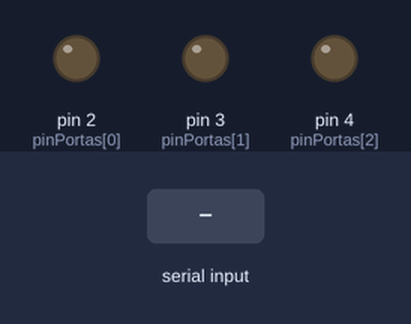
The sketch below on a simulated Arduino Uno, built with avr-gcc and run on an emulated ATmega328P. Parts: output pins drawn as LEDs (lit = HIGH). Inputs (shaded band) come from the test bench. Pins used as bus, display or sensor lines are not drawn.

Above: at 1.2 s.
1.3 s: "90,45\n" received over the second serial link
At 2.5 s:
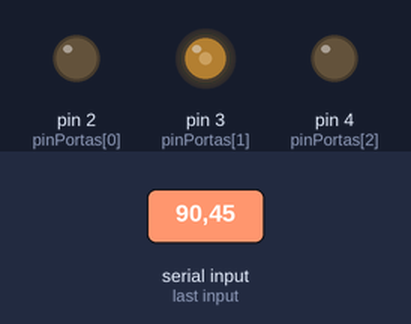
2.8 s: "30,150\n" received over the second serial link
At 3.7 s:
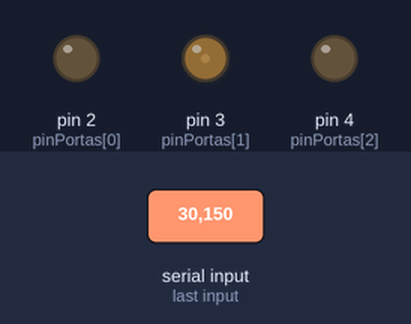
Timing chart, 0 to 5.8 s (numbered marks = the images above; inputs shaded):
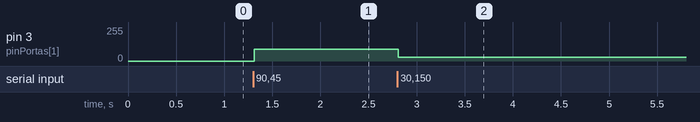

The sketch:

bt_rgb.ino
```cpp
#include <SoftwareSerial.h>

SoftwareSerial serial1(10, 11); // RX, TX

int pinPortas[3] = {2, 3, 4}, porta, byteRecebido;

void setup() {
  serial1.begin(9600);
  Serial.begin(9600);

  for (int nP = 0; nP < 3; nP++) {
    pinMode(pinPortas[nP], OUTPUT);
    byte byteEnviar = nP + 1;
    byteEnviar = bitSet(bitSet(byteEnviar, 6), 5);
    serial1.println(byteEnviar);
  }
}

void loop() {
  if (serial1.available()) {
    int byteRecebido = serial1.parseInt();
    porta = int(serial1.read() - 65);
    analogWrite(pinPortas[porta], byteRecebido);
  }
  delay(18);
}
```

Measured:
- after the input at 1.3 s, pin 3 (pinPortas[1]): 0/255 → 90/255 at once
- after the input at 2.8 s, pin 3 (pinPortas[1]): 90/255 → 30/255 at once
